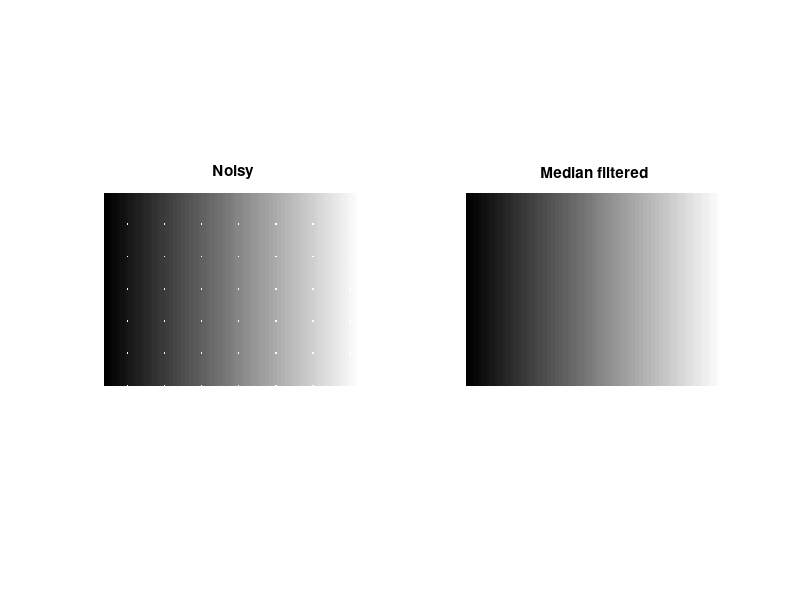

Write the MATLAB code that produced this figure.
% Remove impulse noise from a synthetic grayscale image.
imageData = repmat(linspace(0, 1, 160), 120, 1);
imageData(20:20:end, 15:23:end) = 1;
filtered = medfilt2(imageData, [3, 3], 'symmetric');
figure();
subplot(1, 2, 1); imshow(imageData); title('Noisy');
subplot(1, 2, 2); imshow(filtered); title('Median filtered');
